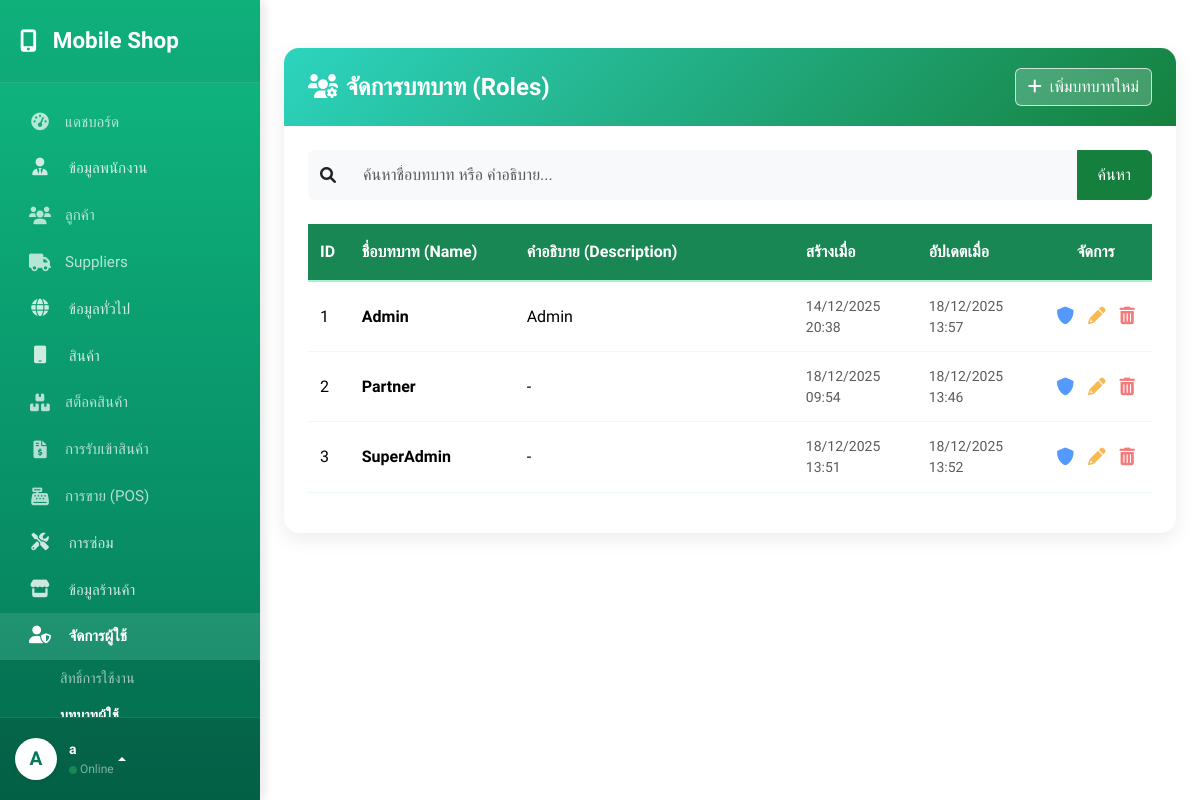
Page /role/role.php (signed in) on the earlier database version.
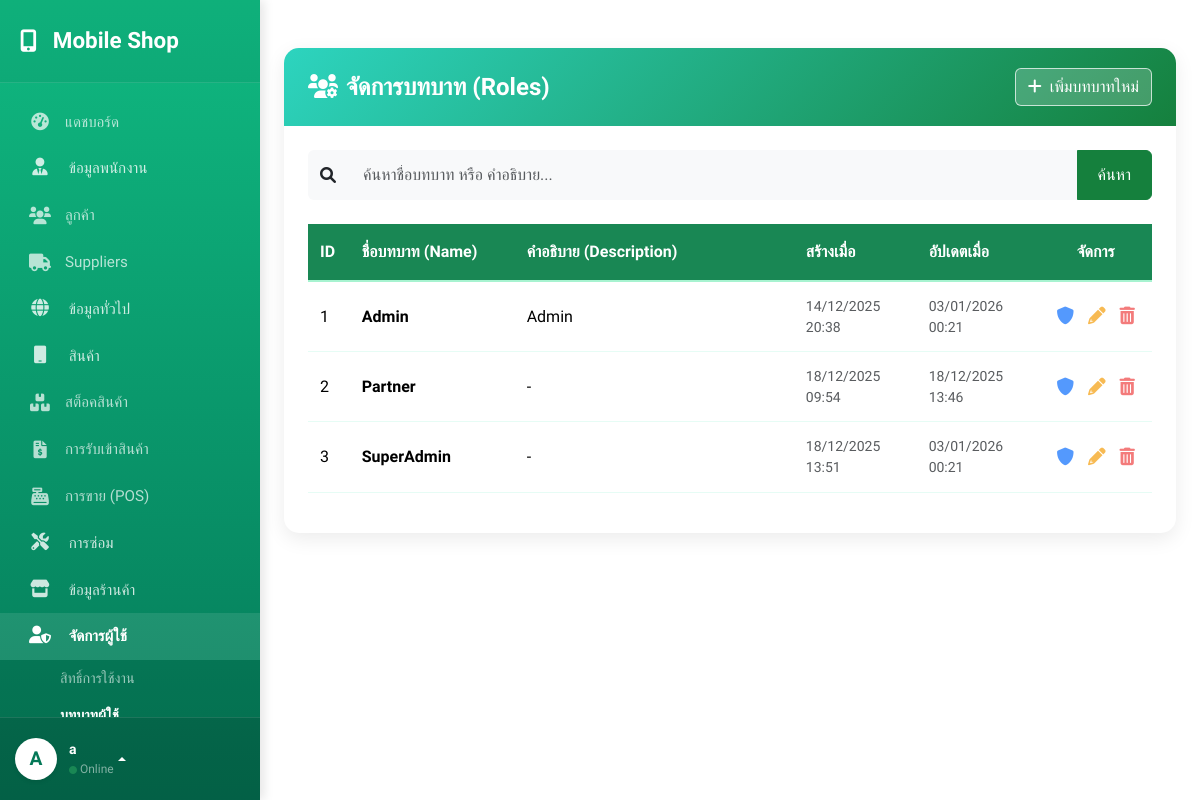
Same page on the later database version.
### tables this page shows
CREATE TABLE `roles` (
  `role_id` int(3) NOT NULL,
  `role_name` varchar(50) NOT NULL,
  `role_desc` varchar(100) DEFAULT NULL,
  `shop_info_shop_id` int(3) NOT NULL DEFAULT 0,
  `create_at` datetime NOT NULL DEFAULT current_timestamp(),
  `update_at` datetime DEFAULT current_timestamp()
);

### role/role.php (the view, shortened to what the changed rows need)
<?php
require '../config/config.php';
$roles = [];
$sql = "SELECT
            role_id,
            role_name,
            role_desc,
            create_at,
            update_at
        FROM roles
";
$sql .= " ORDER BY role_id ASC";
$stmt = $conn->prepare($sql);
if ($stmt) {
    $stmt->execute();
    $result = $stmt->get_result();
    while ($row = $result->fetch_assoc()) {
        $roles[] = $row;
    }
} else {
    die("Error preparing statement: " . $conn->error);
}
?>
<!DOCTYPE html>
<html lang="th">
<head>
    <link href="https://cdn.jsdelivr.net/npm/bootstrap@5.3.3/dist/css/bootstrap.min.css" rel="stylesheet">
    <link href="https://cdnjs.cloudflare.com/ajax/libs/font-awesome/6.0.0/css/all.min.css" rel="stylesheet">
</head>
<body>
    <div class="d-flex" id="wrapper">
        <div class="main-content w-100">
            <div class="container-fluid py-4">
                <div class="container-lg mt-4">
                    <div class="card">
                        <div class="card-body p-4">
                            <div class="table-responsive">
                                <table class="table table-hover align-middle">
                                    <thead class="text-nowrap">
                                        <tr>
                                            <th style="width: 5%;">ID</th>
                                            <th style="width: 20%;">ชื่อบทบาท (Name)</th>
                                            <th style="width: 35%;">คำอธิบาย (Description)</th>
                                            <th style="width: 15%;">สร้างเมื่อ</th>
                                            <th style="width: 15%;">อัปเดตเมื่อ</th>
                                            <th style="width: 10%;" class="text-center">จัดการ</th>
                                        </tr>
                                    </thead>
                                    <tbody>
                                        <?php if (count($roles) > 0): ?>
                                            <?php foreach ($roles as $role): ?>
                                                <tr>
                                                    <td><?= $role['role_id'] ?></td>
                                                    <td class="fw-bold"><?= htmlspecialchars($role['role_name']) ?></td>
                                                    <td><?= htmlspecialchars($role['role_desc'] ?? '-') ?></td>
                                                    <td class="small text-muted"><?= date('d/m/Y H:i', strtotime($role['create_at'])) ?></td>
                                                    <td class="small text-muted"><?= date('d/m/Y H:i', strtotime($role['update_at'])) ?></td>
                                                    <td class="text-center action-icons" style="white-space: nowrap;">
                                                        <a href="role_permissions.php?id=<?= $role['role_id'] ?>" title="กำหนดสิทธิ์"><i class="fas fa-shield-alt"></i></a>
                                                        <a href="edit_role.php?id=<?= $role['role_id'] ?>" title="แก้ไข"><i class="fas fa-pencil"></i></a>
                                                        <a href="#" title="ลบ" onclick="openDeleteModal(<?= $role['role_id'] ?>, '<?= htmlspecialchars($role['role_name'], ENT_QUOTES) ?>'); return false;">
                                                            <i class="fas fa-trash-can"></i>
                                                        </a>
                                                    </td>
                                                </tr>
                                            <?php endforeach; ?>
                                        <?php endif; ?>
                                    </tbody>
                                </table>
                            </div>
                        </div>
                    </div>
                </div>
            </div>
        </div>
    </div>
</body>
</html>

Differences in the rows shown:
changed roles "Admin": update_at "18/12/2025 13:57" → "03/01/2026 00:21"
changed roles "SuperAdmin": update_at "18/12/2025 13:52" → "03/01/2026 00:21"
